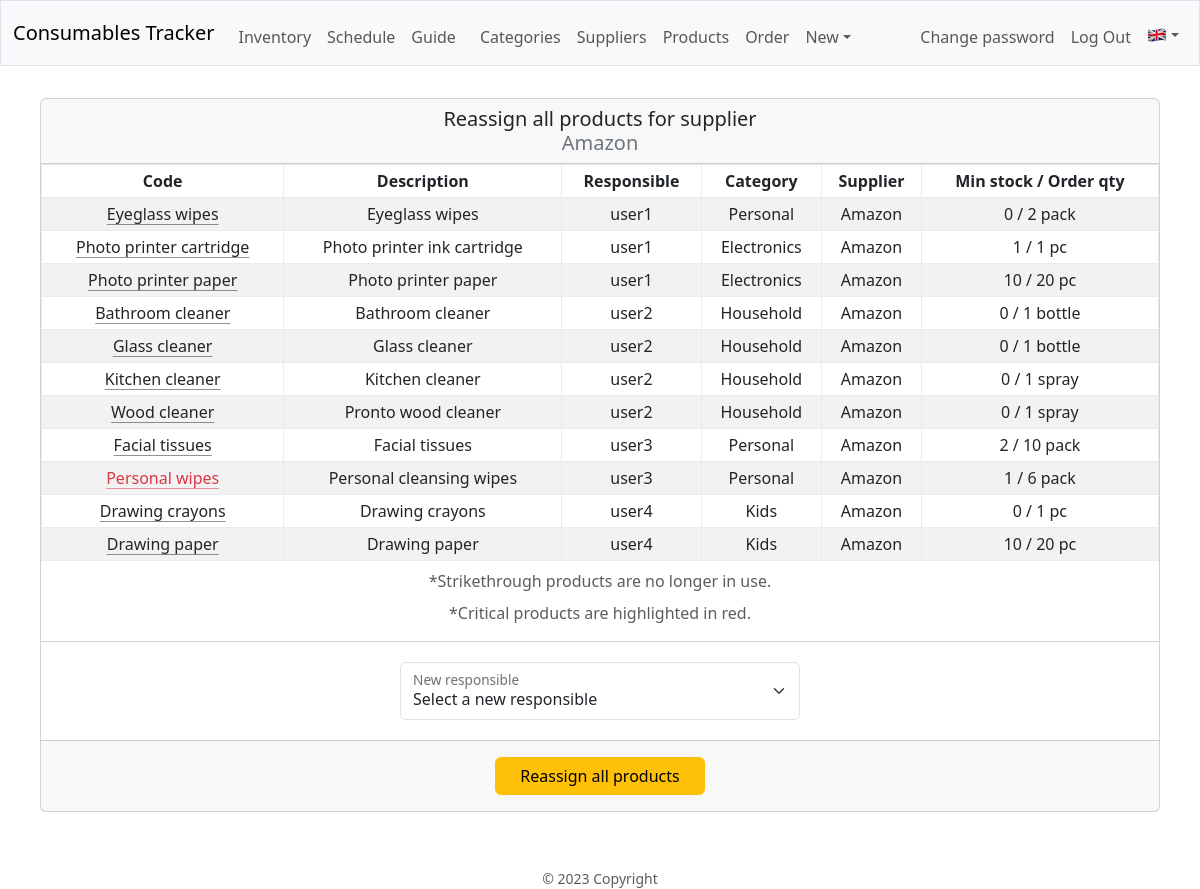
Page /supplier/reassign/Amazon (signed in) on the committed database.
### database.py (models this page shows, shortened)
class Base(MappedAsDataclass, DeclarativeBase):
    id: Mapped[int] = mapped_column(init=False, primary_key=True)

class Supplier(Base):
    name: Mapped[str] = mapped_column(unique=True)
    products: Mapped[List["Product"]] = relationship(
        default_factory=list, back_populates="supplier", repr=False)
    in_use: Mapped[bool] = mapped_column(default=True)
    details: Mapped[Optional[str]] = mapped_column(
        default="", repr=False)
    __table_args__ = (
        Index('idx_supplier_name', 'name'),
        Index('idx_supplier_in_use', 'in_use'),
    )

class Product(Base):
    name: Mapped[str] = mapped_column(unique=True)
    description: Mapped[str]
    responsible_id = mapped_column(ForeignKey("users.id"), nullable=False)
    responsible: Mapped[User] = relationship(back_populates="products",
                                             repr=False)
    category_id = mapped_column(ForeignKey("categories.id"), nullable=False)
    category: Mapped[Category] = relationship(back_populates="products",
                                              repr=False)
    supplier_id = mapped_column(ForeignKey("suppliers.id"), nullable=False)
    supplier: Mapped[Supplier] = relationship(back_populates="products",
                                              repr=False)
    meas_unit: Mapped[str]
    min_stock: Mapped[int]
    ord_qty: Mapped[int]
    to_order: Mapped[bool] = mapped_column(default=False)
    critical: Mapped[bool] = mapped_column(default=False)
    in_use: Mapped[bool] = mapped_column(default=True)
    __table_args__ = (
        Index('idx_product_name', 'name'),
        Index('idx_product_to_order', 'to_order'),
        Index('idx_product_in_use', 'in_use'),
    )
    code = synonym("name")

class User(Base):
    name: Mapped[str] = mapped_column(unique=True)
    password: Mapped[str] = mapped_column(repr=False)
    products: Mapped[List["Product"]] = relationship(
        default_factory=list, back_populates="responsible", repr=False)
    admin: Mapped[bool] = mapped_column(default=False)
    in_use: Mapped[bool] = mapped_column(default=True)
    done_inv: Mapped[bool] = mapped_column(default=True)
    reg_req: Mapped[bool] = mapped_column(default=True)
    req_inv: Mapped[bool] = mapped_column(default=False)
    details: Mapped[Optional[str]] = mapped_column(default="", repr=False)
    email: Mapped[Optional[str]] = mapped_column(default="", repr=False)
    sat_group: Mapped[int] = mapped_column(default=1)
    __table_args__ = (
        Index('idx_user_name', 'name'),
        Index('idx_user_in_use', 'in_use'),
    )
    username = synonym("name")

class Category(Base):
    name: Mapped[str] = mapped_column(unique=True)
    products: Mapped[List["Product"]] = relationship(
        default_factory=list, back_populates="category", repr=False)
    in_use: Mapped[bool] = mapped_column(default=True)
    description: Mapped[Optional[str]] = mapped_column(
        default="", repr=False)
    __table_args__ = (
        Index('idx_category_name', 'name'),
        Index('idx_category_in_use', 'in_use'),
    )

### blueprints/sup/sup.py (the view, shortened to what this page needs)
@sup_bp.route("/reassign/<path:supplier>", methods=["GET", "POST"])
def reassign_supplier(supplier):
    logger.info("Reassign products supplier '%s' page", supplier)
    reassign_sup_form: ReassignSupForm = ReassignSupForm()
    with dbSession() as db_session:
        users = db_session.execute(
            select(User.id, User.name)
            .filter_by(in_use=True, reg_req=False)
            .order_by(func.lower(User.name))
            ).all()
    reassign_sup_form.responsible_id.choices = [
        (0, gettext("Select a new responsible"))]
    reassign_sup_form.responsible_id.choices.extend(
        [(user.id, user.name) for user in users])
    with dbSession() as db_session:
        if (sup := db_session.scalar(
                select(Supplier)
                .filter_by(name=escape(supplier)))):
            products = db_session.scalars(
                select(Product)
                .join(Product.supplier)
                .filter_by(name=sup.name)
                .options(
                    defer(Product.to_order, raiseload=True),
                    joinedload(Product.responsible).load_only(User.name),
                    joinedload(Product.category).load_only(Category.name),
                    joinedload(Product.supplier).load_only(Supplier.name),
                    raiseload("*"))
                .order_by(func.lower(Product.responsible_id),
                          func.lower(Product.name))
            ).unique().all()
        else:
            logger.debug("'%s' does not exist!", supplier)
            flash(gettext("%(supplier)s does not exist!",
                          supplier=supplier), "error")
            return redirect(url_for(".suppliers"))
    return render_template("sup/reassign_supplier.html",
                           form=reassign_sup_form,
                           products=products)

### blueprints/sup/sup.py
class ReassignSupForm(FlaskForm):
    reassign = SubmitField(
        label=lazy_gettext("Reassign all products"),
        render_kw={"class": "btn btn-warning"})
    responsible_id = SelectField(
        label=lazy_gettext("New responsible"),
        coerce=int,
        render_kw={
                "class": "form-select",
                })

### app.py (called while the page is built, shortened)
def get_locale() -> Literal["ro", "en"]:
    if language := session.get("language"):
        return language

@app.context_processor
def inject_now():
    return {'now': datetime.utcnow()}

### helpers.py (called while the page is built)
def record_factory(*args, **kwargs):
    record = old_factory(*args, **kwargs)
    try:
        record.user = session.get("user_name", default="__x__")
    except RuntimeError:
        record.user = "_sys_"
    record.tztime = datetime.now(
        tz=ZoneInfo("Europe/Bucharest")).strftime("%d.%m %H:%M")
    return record

def admin_required(f):
    @wraps(f)
    def decorated_function(*args, **kwargs):
        if (session.get("user_id") is None) or (not session.get("admin")):
            flash(gettext("You have to be an admin..."), "warning")
            return redirect(url_for("auth.login"))
        return f(*args, **kwargs)
    return decorated_function

### blueprints/sup/templates/sup/reassign_supplier.html (shortened to what this page needs)
{% extends "layout.html" %}
{% block main %}
<div class="card mx-auto mb-3" style="max-width: 70rem;">
    <div class="card-header h5 py-2">
        {{ gettext("Reassign all products for supplier") }}
        <br>
        <span class="text-secondary">{{ request.view_args.supplier }}</span>
    </div>
    <ul class="list-group list-group-flush">
        <li class="list-group-item p-0">
            <div class="table-responsive mx-auto" style="width: auto;">
                <table class="table align-middle table-sm table-hover table-bordered border-light-subtle table-striped">
                    <caption class="text-center pb-0">{{ gettext("*Strikethrough products are no longer in use.") }}</caption>
                    <caption class="text-center pb-0">{{ gettext("*Critical products are highlighted in red.") }}</caption>
                    <thead>
                        <tr>
                            <th class="px-1">{{ gettext("Code") }}</th>
                            <th class="px-1">{{ gettext("Description") }}</th>
                            <th class="px-1">{{ gettext("Responsible") }}</th>
                            <th class="px-1">{{ gettext("Category") }}</th>
                            <th class="px-1">{{ gettext("Supplier") }}</th>
                            <th>{{ gettext("Min stock") }} / {{ gettext("Order qty") }}</th>
                        </tr>
                    </thead>
                    <tbody>
                        {% for product in products %}
                        <tr>
                            <td>
                                <span class="
                                "><a class="
                                {% if product.critical %}
                                    link-danger
                                {% else %}
                                    link-dark
                                {% endif %}
                                link-offset-2 link-underline-opacity-50 link-underline-opacity-100-hover" href="{{ url_for('prod.edit_product', product=product.name) }}">{{ product.name }}</a>
                                </span>
                            </td>
                            <td>{{ product.description }}</td>
                            <td>{{ product.responsible.name }}</td>
                            <td>{{ product.category.name }}</td>
                            <td>{{ product.supplier.name }}</td>
                            <td>{{ product.min_stock }} / {{ product.ord_qty }} {{ product.meas_unit }}</td>
                        </tr>
                        {% endfor %}
                    </tbody>
                </table>
            </div>
        </li>
    </ul>
    <form method="POST">
        <div class="card-body">
            <div class="mx-auto m-1" style="max-width: 25rem;">
                <div class="form-floating">
                    {{ form.responsible_id }}
                    {{ form.responsible_id.label }}
                </div>
            </div>
        </div>
        <div class="card-footer py-3">
            <button type="button" class="btn btn-warning px-4" data-bs-toggle="modal" data-bs-target="#reassignModal">{{ gettext("Reassign all products") }}</button>
        </div>
    </form>
</div>
{% endblock %}

### static/styles.css (style rules this page uses)
div.form-floating label { color: var(--bs-secondary-color); }

### rows in the picture
Supplier: view_args.supplier "Amazon"
Product: name "Eyeglass wipes", description "Eyeglass wipes", responsible.name "user1", category.name "Personal", supplier.name "Amazon", min_stock "0", ord_qty "2", meas_unit "pack"
Product: name "Photo printer cartridge", description "Photo printer ink cartridge", responsible.name "user1", category.name "Electronics", supplier.name "Amazon", min_stock "1", ord_qty "1", meas_unit "pc"
Product: name "Photo printer paper", description "Photo printer paper", responsible.name "user1", category.name "Electronics", supplier.name "Amazon", min_stock "10", ord_qty "20", meas_unit "pc"
Product: name "Bathroom cleaner", description "Bathroom cleaner", responsible.name "user2", category.name "Household", supplier.name "Amazon", min_stock "0", ord_qty "1", meas_unit "bottle"
Product: name "Glass cleaner", description "Glass cleaner", responsible.name "user2", category.name "Household", supplier.name "Amazon", min_stock "0", ord_qty "1", meas_unit "bottle"
Product: name "Kitchen cleaner", description "Kitchen cleaner", responsible.name "user2", category.name "Household", supplier.name "Amazon", min_stock "0", ord_qty "1", meas_unit "spray"
Product: name "Wood cleaner", description "Pronto wood cleaner", responsible.name "user2", category.name "Household", supplier.name "Amazon", min_stock "0", ord_qty "1", meas_unit "spray"
Product: name "Facial tissues", description "Facial tissues", responsible.name "user3", category.name "Personal", supplier.name "Amazon", min_stock "2", ord_qty "10", meas_unit "pack"
Product: name "Personal wipes", description "Personal cleansing wipes", responsible.name "user3", category.name "Personal", supplier.name "Amazon", min_stock "1", ord_qty "6", meas_unit "pack"
Product: name "Drawing crayons", description "Drawing crayons", responsible.name "user4", category.name "Kids", supplier.name "Amazon", min_stock "0", ord_qty "1", meas_unit "pc"
Product: name "Drawing paper", description "Drawing paper", responsible.name "user4", category.name "Kids", supplier.name "Amazon", min_stock "10", ord_qty "20", meas_unit "pc"

### other values in the picture
{{ gettext("Inventory") }} "Inventory"
{{ gettext("Schedule") }} "Schedule"
{{ gettext("Guide") }} "Guide"
{{ gettext("Categories") }} "Categories"
{{ gettext("Suppliers") }} "Suppliers"
{{ gettext("Products") }} "Products"
{{ gettext("Order") }} "Order"
{{ gettext("New") }} "New"
{{ gettext("Change password") }} "Change password"
{{ gettext("Reassign all products for supplier") }} "Reassign all products for supplier"
{{ gettext("*Strikethrough products are no longer in use.") }} "*Strikethrough products are no longer in use."
{{ gettext("*Critical products are highlighted in red.") }} "*Critical products are highlighted in red."
{{ gettext("Code") }} "Code"
{{ gettext("Description") }} "Description"
{{ gettext("Responsible") }} "Responsible"
